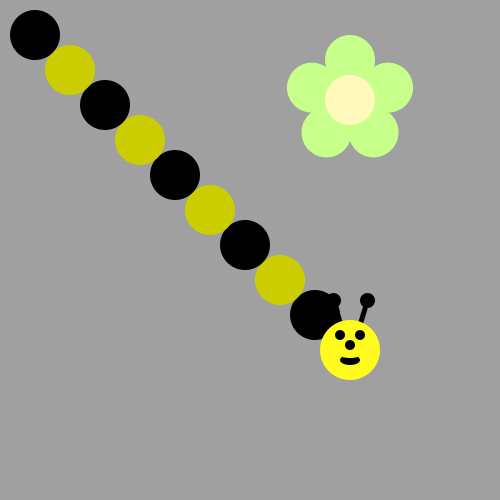
Frame 1 (no input)
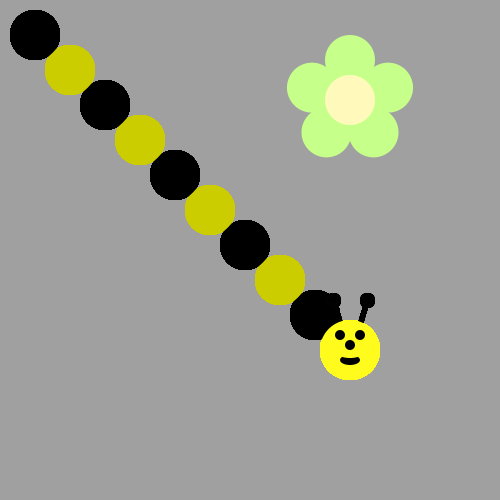
Frame 60 (the mouse pressed at the canvas centre just before this capture)
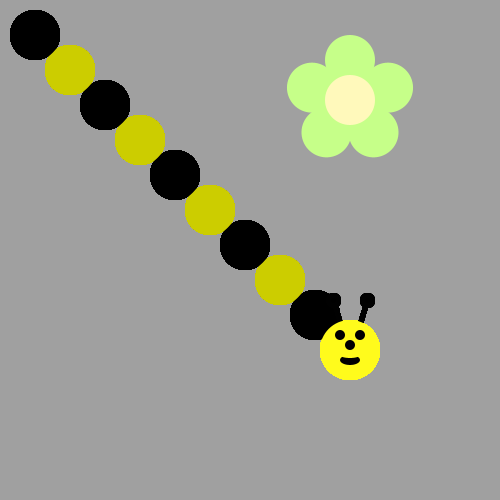
Frame 120 (the mouse held since frame 60 and released just before this capture)

The Processing sketch that drew these frames (run headless with seeded random() and noise(); from frame 60 on, the mouse is pressed at the canvas centre):

// Processing sketch: bumble_bee
// ── bumble_bee.pde

void setup() {
     ellipseMode(CENTER);
     size(500, 500);
     background(160, 160, 160);
     drawFlower(350, 100);
}

void draw() {
  
// First run the program and you should see a flower.  
  
  
/* Then, use a loop to make a body for the Bee! 
 
(see the image on the recipe, it's a diagonal line of circles)
Use remainder to make the colors alternate between yellow and black
*/
int remainder=0;
for (int i = 10; i > 0;i--){
   remainder++;
  if (remainder%2==0){
 fill(0);
 }
 else{
 fill(204,205,0);
 }
 ellipse(i*35,i*35,50,50);

}
drawBeeFace(350,350);

/*
Now put his head on using drawBeeFace(x,y)
*/

}

/**************   Use these methods but  DON'T CHANGE THE CODE BELOW  **************/

void drawFlower(int x, int y) {
     noStroke();
     translate(x, y);
     // draw 5 petals, rotating after each one
     fill(#c6ff89);      // green
      for (int i = 0; i < 5; i++) {
           ellipse(0, -40, 50, 50);
          rotate(radians(72));
     }
     fill(#fff9bb); // light yellow
     ellipse(0, 0, 50, 50);
} 
void drawBeeFace(int BeeFaceX, int BeeFaceY) {
     noStroke();
     fill(0, 0, 0);
     stroke(1);
     strokeWeight(5);
     line(BeeFaceX-10, BeeFaceY-27, BeeFaceX-17, BeeFaceY-50);
     line(BeeFaceX+10, BeeFaceY-27, BeeFaceX+17, BeeFaceY-50);
     ellipse(BeeFaceX-17, BeeFaceY-50, 10, 10);
     ellipse(BeeFaceX+17, BeeFaceY-50, 10, 10);
     noStroke();
     fill(255, 251, 28);
     ellipse(BeeFaceX, BeeFaceY, 60, 60); // face
     fill(255, 237, 209);
     fill(0,0,0);
      ellipse(BeeFaceX-10, BeeFaceY-15, 10, 10); // eyes
     ellipse(BeeFaceX+10, BeeFaceY-15, 10, 10);
      ellipse(BeeFaceX, BeeFaceY-5, 10, 10); // nose
      ellipse(BeeFaceX, BeeFaceY+10, 20, 10);// mouth
     fill(255, 251, 28);
     ellipse(BeeFaceX, BeeFaceY+5, 20, 6);
}
